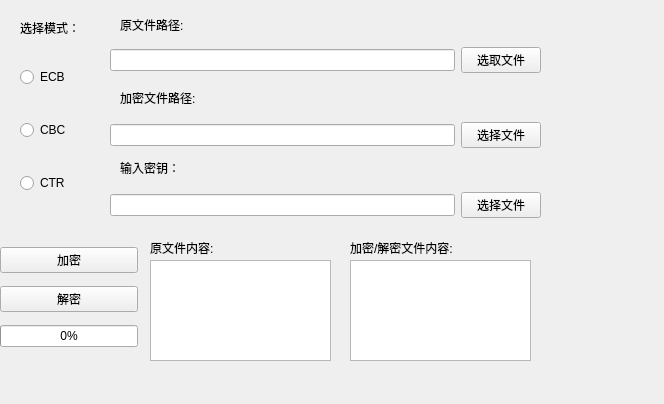
<?xml version="1.0" encoding="UTF-8"?>
<ui version="4.0">
 <class>MainWindow</class>
 <widget class="QMainWindow" name="MainWindow">
  <property name="geometry">
   <rect>
    <x>0</x>
    <y>0</y>
    <width>664</width>
    <height>404</height>
   </rect>
  </property>
  <property name="windowTitle">
   <string>MainWindow</string>
  </property>
  <property name="styleSheet">
   <string notr="true"/>
  </property>
  <widget class="QWidget" name="centralwidget">
   <widget class="QWidget" name="widget_2" native="true">
    <property name="geometry">
     <rect>
      <x>20</x>
      <y>40</y>
      <width>73</width>
      <height>181</height>
     </rect>
    </property>
    <layout class="QVBoxLayout" name="verticalLayout">
     <item>
      <widget class="QRadioButton" name="radioButton1">
       <property name="text">
        <string>ECB</string>
       </property>
      </widget>
     </item>
     <item>
      <widget class="QRadioButton" name="radioButton2">
       <property name="text">
        <string>CBC</string>
       </property>
      </widget>
     </item>
     <item>
      <widget class="QRadioButton" name="radioButton3">
       <property name="text">
        <string>CTR</string>
       </property>
      </widget>
     </item>
    </layout>
   </widget>
   <widget class="QLabel" name="label">
    <property name="geometry">
     <rect>
      <x>120</x>
      <y>160</y>
      <width>75</width>
      <height>16</height>
     </rect>
    </property>
    <property name="text">
     <string>输入密钥：</string>
    </property>
   </widget>
   <widget class="QWidget" name="widget" native="true">
    <property name="geometry">
     <rect>
      <x>110</x>
      <y>30</y>
      <width>431</width>
      <height>61</height>
     </rect>
    </property>
    <layout class="QHBoxLayout" name="horizontalLayout">
     <item>
      <widget class="QLineEdit" name="pathEdit"/>
     </item>
     <item>
      <widget class="QPushButton" name="fileButton">
       <property name="text">
        <string>选取文件</string>
       </property>
      </widget>
     </item>
    </layout>
   </widget>
   <widget class="QLabel" name="label_2">
    <property name="geometry">
     <rect>
      <x>120</x>
      <y>0</y>
      <width>101</width>
      <height>49</height>
     </rect>
    </property>
    <property name="text">
     <string>原文件路径:</string>
    </property>
   </widget>
   <widget class="QWidget" name="widget_3" native="true">
    <property name="geometry">
     <rect>
      <x>110</x>
      <y>180</y>
      <width>431</width>
      <height>50</height>
     </rect>
    </property>
    <layout class="QHBoxLayout" name="horizontalLayout_2">
     <item>
      <widget class="QLineEdit" name="lineEdit"/>
     </item>
     <item>
      <widget class="QPushButton" name="passwordButton">
       <property name="text">
        <string>选择文件</string>
       </property>
      </widget>
     </item>
    </layout>
   </widget>
   <widget class="QLabel" name="label_3">
    <property name="geometry">
     <rect>
      <x>20</x>
      <y>20</y>
      <width>72</width>
      <height>15</height>
     </rect>
    </property>
    <property name="text">
     <string>选择模式：</string>
    </property>
   </widget>
   <widget class="QWidget" name="widget_4" native="true">
    <property name="geometry">
     <rect>
      <x>0</x>
      <y>240</y>
      <width>138</width>
      <height>115</height>
     </rect>
    </property>
    <layout class="QVBoxLayout" name="verticalLayout_2">
     <item>
      <widget class="QPushButton" name="enbt">
       <property name="text">
        <string>加密</string>
       </property>
      </widget>
     </item>
     <item>
      <widget class="QPushButton" name="deenbt">
       <property name="text">
        <string>解密</string>
       </property>
      </widget>
     </item>
     <item>
      <widget class="QProgressBar" name="progressBar">
       <property name="value">
        <number>0</number>
       </property>
      </widget>
     </item>
    </layout>
   </widget>
   <widget class="QTextEdit" name="textEdit">
    <property name="geometry">
     <rect>
      <x>150</x>
      <y>260</y>
      <width>181</width>
      <height>101</height>
     </rect>
    </property>
   </widget>
   <widget class="QLabel" name="label_4">
    <property name="geometry">
     <rect>
      <x>150</x>
      <y>240</y>
      <width>91</width>
      <height>16</height>
     </rect>
    </property>
    <property name="text">
     <string>原文件内容:</string>
    </property>
   </widget>
   <widget class="QLabel" name="label_5">
    <property name="geometry">
     <rect>
      <x>120</x>
      <y>90</y>
      <width>101</width>
      <height>16</height>
     </rect>
    </property>
    <property name="text">
     <string>加密文件路径:</string>
    </property>
   </widget>
   <widget class="QWidget" name="widget_5" native="true">
    <property name="geometry">
     <rect>
      <x>110</x>
      <y>110</y>
      <width>431</width>
      <height>50</height>
     </rect>
    </property>
    <layout class="QHBoxLayout" name="horizontalLayout_3">
     <item>
      <widget class="QLineEdit" name="lineEdit_2"/>
     </item>
     <item>
      <widget class="QPushButton" name="enfilebt">
       <property name="text">
        <string>选择文件</string>
       </property>
      </widget>
     </item>
    </layout>
   </widget>
   <widget class="QLabel" name="label_6">
    <property name="geometry">
     <rect>
      <x>350</x>
      <y>240</y>
      <width>141</width>
      <height>16</height>
     </rect>
    </property>
    <property name="text">
     <string>加密/解密文件内容:</string>
    </property>
   </widget>
   <widget class="QTextEdit" name="textEdit_2">
    <property name="geometry">
     <rect>
      <x>350</x>
      <y>260</y>
      <width>181</width>
      <height>101</height>
     </rect>
    </property>
   </widget>
  </widget>
  <widget class="QMenuBar" name="menubar">
   <property name="geometry">
    <rect>
     <x>0</x>
     <y>0</y>
     <width>664</width>
     <height>26</height>
    </rect>
   </property>
  </widget>
 </widget>
 <resources/>
 <connections/>
</ui>
